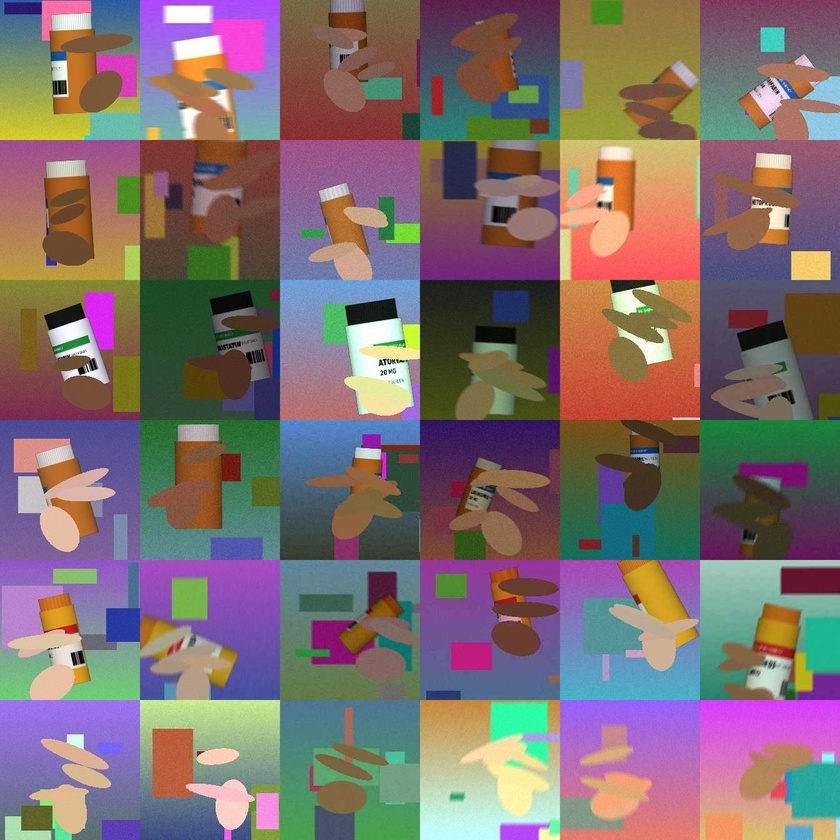
#> input picture vision/reports/bottle_samples.jpg, 840 x 840 px, shrunk from 1344 x 1344 before the run
$ python -i colors.py   (imports and definitions only)
#> lines starting #> are read from the running program, lines starting #| are printed output that depends on the picture; after the words box and inside, x2 and y2 are one past the last pixel; in counts of white or black regions, pixels touching at a corner belong together
#> further down, picture is the input picture: shape (840, 840, 3); mean B, G, R 110.8, 110.9, 128
"""Find a pill bottle anywhere in the picture by its label colour, then let the classifier check it.

    Advil = blue label, Motrin = orange, Tylenol = red, Vitamin D (Jamieson) = red "D3".

Two stages, so colour stays the main cue but nothing else in the room is named:
  1. colour (find): saturated, label-sized patches of blue / orange / red that have some white
     (the bottle) around them. With a classifier the ranges are LOOSE (dim rooms, far bottles, the
     pinkish Vitamin D red, washed-out Motrin orange): high recall, and skin, windows, shirts and
     lanyards get through too.
  2. classifier (identify / judge): on a tight crop around the patch (bottle_crop), trained on
     such crops with the background replaced (tools/train_label_classifier.py). A bottle is named
     only if colour and classifier AGREE (blue -> Advil; orange -> Motrin or Omega 3-6-9, red ->
     Tylenol or Vitamin D: the classifier picks, clearly, or it is "not sure"). Classifier says "not a bottle" -> next patch; it sees a medicine
     of ANOTHER colour, or Tylenol vs Vitamin D is close -> "not sure" (never a guess).

frame (BGR) -> list of {"name", "box": [x0, y0, x1, y1], "area", "white", "score"} best first.
"""
import cv2
import numpy as np

# hue ranges are OpenCV's 0..180
COLOURS = {
    "advil":   [((100, 135, 70), (126, 255, 255))],                              # blue
    "motrin":  [((7, 150, 120), (21, 255, 255))],                                # orange
    "red":     [((0, 140, 80), (6, 255, 255)), ((168, 140, 80), (180, 255, 255))],  # Tylenol / Vitamin D
}
# Loose ranges, used with the classifier (measured on the training photos: label recall
# Advil 83 %, Motrin 94 %, Tylenol 83 %, Vitamin D 81 %, against 30-55 % for the strict ones).
LOOSE = {
    "advil":   [((98, 110, 50), (128, 255, 255))],
    "motrin":  [((7, 110, 90), (24, 255, 255))],
    "red":     [((0, 100, 60), (7, 255, 255)), ((165, 100, 60), (180, 255, 255))],
}
LOOSE_WHITE = {"advil": 0.18, "motrin": 0.10, "red": 0.03}
# Orange patches with no white around them (Omega 3-6-9's capsules in a CLEAR bottle, between
# hands and a dark shirt) are kept as "weak" candidates: checked after the others, and they can
# only add a confident name, never a "not sure" (skin would otherwise stop the frame).
WEAK = {"motrin"}
WEAK_CANDIDATES = 2
MIN_AREA = 0.0007      # of the frame (~370 px at 960x544): smaller is text on a lanyard
MAX_AREA = 0.06        # bigger is clothing / a wall
MIN_WHITE = {"advil": 0.18, "motrin": 0.18,   # share of the ring around the patch that is white
             "red": 0.05}   # Vitamin D's label is cream, not white: red is confirmed by the classifier
WHITE_S, WHITE_V = 60, 140


def _masks(hsv, colours=None):
    out = {}
    for name, ranges in (colours or COLOURS).items():
        m = None
        for lo, hi in ranges:
            r = cv2.inRange(hsv, np.array(lo, np.uint8), np.array(hi, np.uint8))
            m = r if m is None else (m | r)
        m = cv2.morphologyEx(m, cv2.MORPH_OPEN, np.ones((3, 3), np.uint8))
        m = cv2.morphologyEx(m, cv2.MORPH_CLOSE, np.ones((9, 9), np.uint8))
        out[name] = m
    return out


def find(frame, ignore_top=0, frame_area=None, loose=False):
    """frame_area: the full camera frame's pixel count when `frame` is only a part of it (the
    label-size limits are fractions of the whole picture). loose: the wide colour ranges (only
    with the classifier behind it)."""
#> called with ignore_top = 0, loose = False
    colours, min_white = (LOOSE, LOOSE_WHITE) if loose else (COLOURS, MIN_WHITE)
    h, w = frame.shape[:2]
#> h = 840; w = 840
    fa = frame_area or w * h
#> fa = 705600
    hsv = cv2.cvtColor(frame, cv2.COLOR_BGR2HSV)
#> hsv: shape (840, 840, 3); mean H, S, V 76, 119.3, 152.1
    if ignore_top:
        hsv[:ignore_top] = 0
    white = ((hsv[..., 1] < WHITE_S) & (hsv[..., 2] > WHITE_V)).astype(np.uint8)
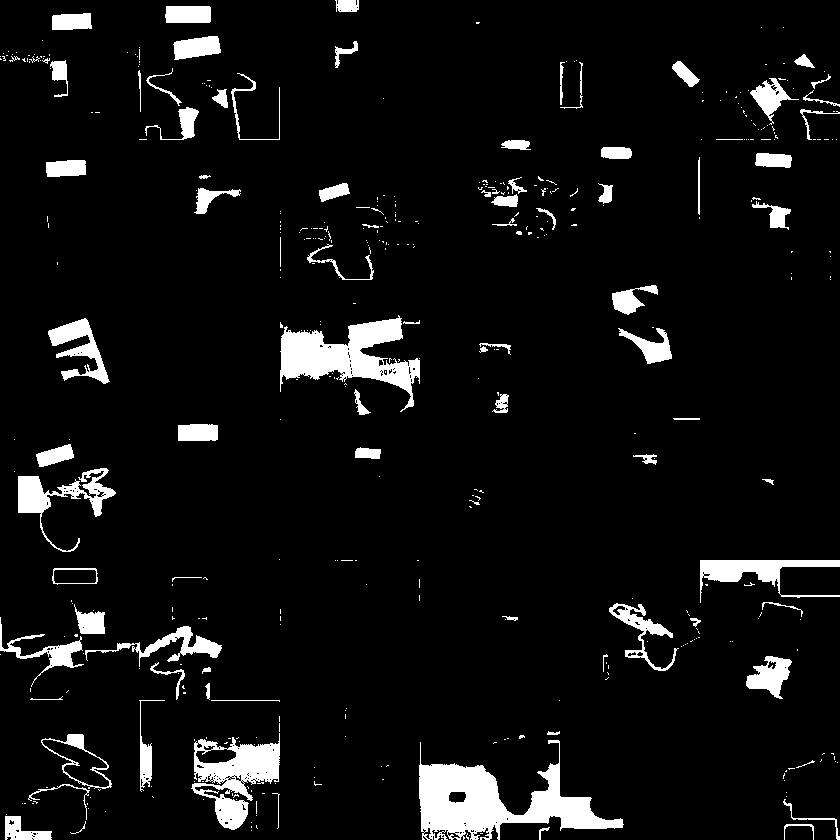
#> white: shape (840, 840); values 0 (black) and 1 (white), 6.6% white; 443 white regions (354 under 20 px), largest, box (x1, y1, x2, y2) and area: (419, 740, 624, 840) 8215, (280, 315, 420, 412) 5660, (191, 733, 280, 830) 3954
    found = []
    for name, m in _masks(hsv, colours).items():
        n, lab, stats, _ = cv2.connectedComponentsWithStats(m, connectivity=8)
        for i in range(1, n):
            x, y, bw, bh, area = stats[i]
            if not (MIN_AREA * fa <= area <= MAX_AREA * fa):
                continue
            pad = max(6, int(0.5 * np.sqrt(area)))
            x0, y0, x1, y1 = max(0, x - pad), max(0, y - pad), min(w, x + bw + pad), min(h, y + bh + pad)
            blob = (lab[y0:y1, x0:x1] == i)
            ring = ~blob
            wf = float(white[y0:y1, x0:x1][ring].mean()) if ring.any() else 0.0
            weak = False
            if wf < min_white[name]:
                if not (loose and name in WEAK):
                    continue
                weak = True
            sat = float(hsv[y0:y1, x0:x1, 1][blob].mean())
            found.append({"name": name, "box": [int(x), int(y), int(x + bw), int(y + bh)],
                          "area": int(area), "white": round(wf, 2), "sat": round(sat), "weak": weak,
                          "score": float(area) * (0.5 + wf)})
#> this loop made 3 passes
#> (name, n) on passes 1 to 3: ('advil', 33), ('motrin', 64), ('red', 37)
#> pass 1, in find, `n, lab, stats, _ = cv2.connectedComponentsWithStats(m, connectivity=8)`:
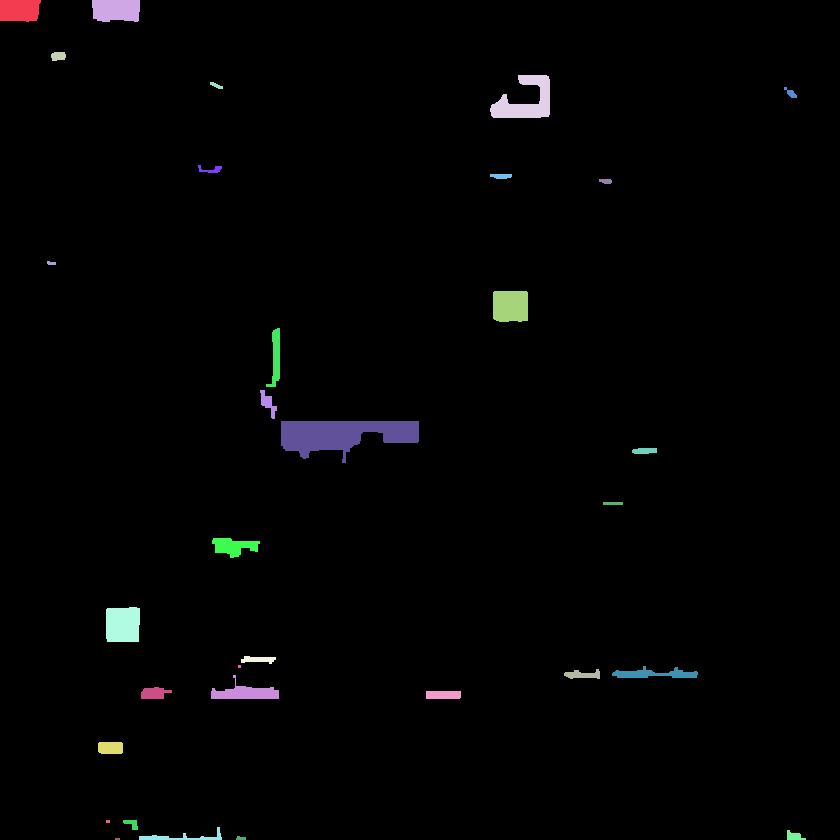
#> lab: shape (840, 840) int32; 33 distinct labels, from 0 to 32; one colour per label, 0 black
#> pass 2, in find, `n, lab, stats, _ = cv2.connectedComponentsWithStats(m, connectivity=8)`:
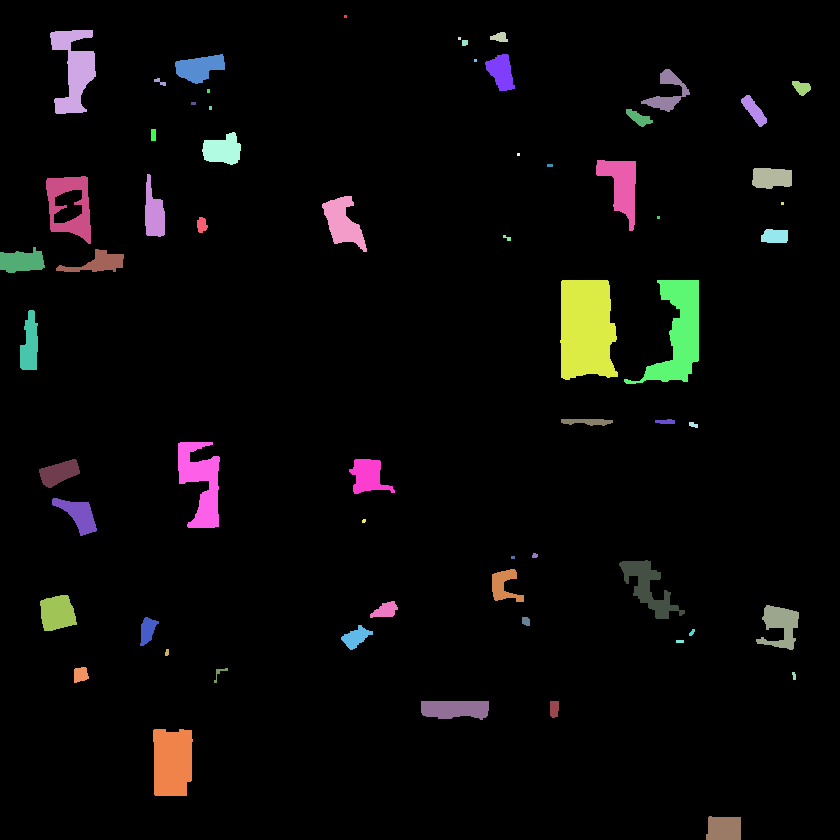
#> lab: shape (840, 840) int32; 64 distinct labels, from 0 to 63; one colour per label, 0 black
#> pass 3, in find, `n, lab, stats, _ = cv2.connectedComponentsWithStats(m, connectivity=8)`:
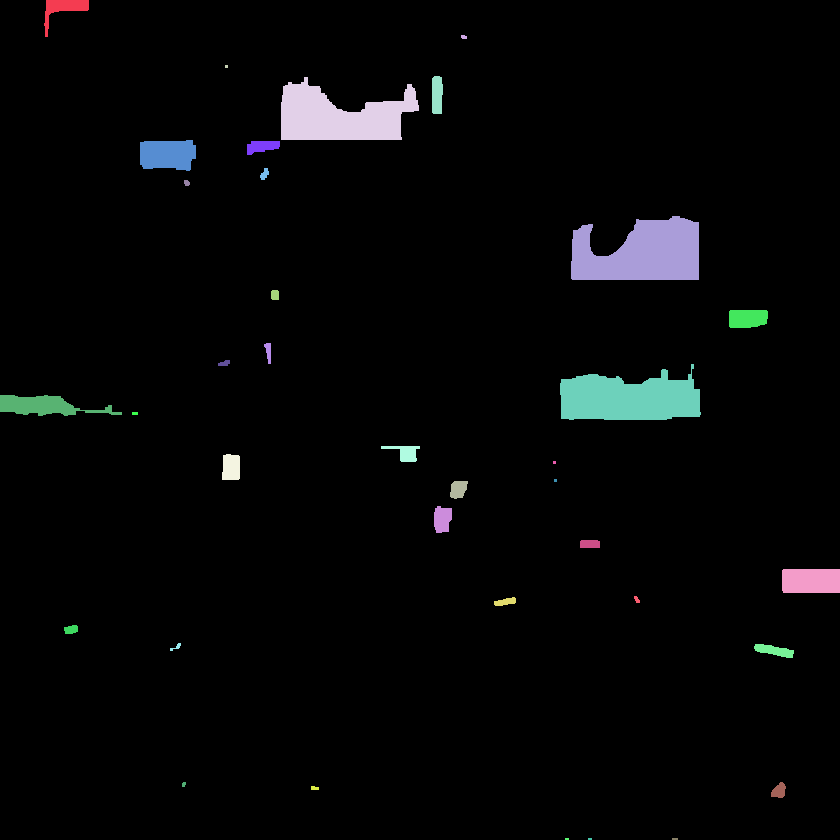
#> lab: shape (840, 840) int32; 37 distinct labels, from 0 to 36; one colour per label, 0 black
#> after the loop, found = 8 items
    found.sort(key=lambda f: -f["score"])
    return found  # strong and weak mixed, best first (identify() takes the strong ones first)


# [9 lines left out: function bottle_crop, not called in this run]


# orange: Motrin's label, or the amber capsules of Omega 3-6-9 (a bottle not in the app)
FAMILY = {"advil": ("advil",), "motrin": ("motrin", "omega369"), "red": ("tylenol", "vitamind")}
MEDS = ("advil", "motrin", "omega369", "tylenol", "vitamind")
CANDIDATES = 3         # patches checked per frame, biggest / whitest first
# Tuned on whole held-out recording sessions (tools/train_label_classifier.py): 0 wrong bottles in
# 339 photos, 1 of 205 no-medicine photos named; the rest of the misses are "not sure" / nothing.
VETO = 0.50            # classifier "_other" >= this: not a medicine bottle, try the next patch
MIN_P = 0.70           # the classifier must agree with the colour this strongly to name a bottle
RIVAL = 0.35           # its top medicine is of ANOTHER colour at >= this: not sure (stops the frame)
RED_MARGIN = 0.20      # two bottles of one colour (Tylenol / Vitamin D, Motrin / Omega) must differ by this


# [50 lines left out: functions judge, identify, not called in this run]

>>> import cv2
>>> picture = cv2.imread('../../vision/reports/bottle_samples.jpg')
>>> result = find(picture)
#> result = 8 items
